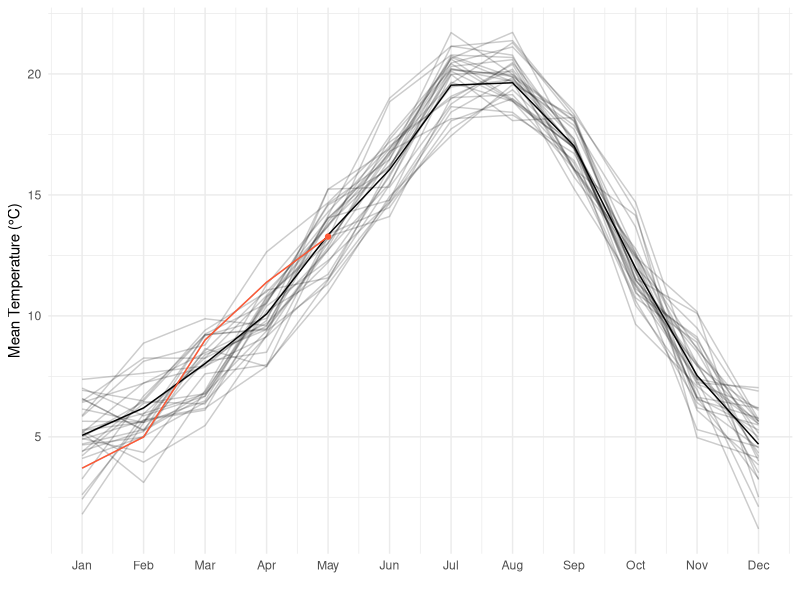

Source code (R):
## ---- chunk 1
#| include: false
library(tidyverse)
library(here)
## ---- chunk 2
highlight_color <- "#FF5733" # A bright color for highlighting
## ---- chunk 3
corvallis_monthly <- read_csv(here("data", "tmean_monthly.csv")) |> 
  filter(city == "Corvallis")
corvallis_normals <- read_csv(here("data", "tmean_normals.csv")) |> 
  filter(city == "Corvallis")
## ---- chunk 4
this_month <- as.Date("2025-05-01")
this_tmean <- corvallis_monthly |>
  filter(date == this_month) |>
  pull(tmean)
normal_tmean <- corvallis_normals |>
  filter(month == month(this_month)) |>
  pull(tmean)
this_month_diff <- this_tmean - normal_tmean
direction <- ifelse(this_month_diff > 0, "warmer", "cooler")
## ---- chunk 5
corvallis_monthly |>
  ggplot(aes(month(date), tmean)) +
  geom_line(aes(group = year(date)), alpha = 0.2) +
  geom_line(
    aes(x = month),
    data = corvallis_normals,
  ) +
  geom_line(
    data = corvallis_monthly |> filter(year(date) == 2025),
    color = highlight_color
  ) +
  geom_point(
    data = corvallis_monthly |>
      filter(date == this_month),
    color = highlight_color
  ) +
  scale_x_continuous(
    breaks = 1:12,
    labels = month.abb
  ) +
  labs(
    x = "",
    y = "Mean Temperature (°C)"
  ) +
  theme_minimal()
